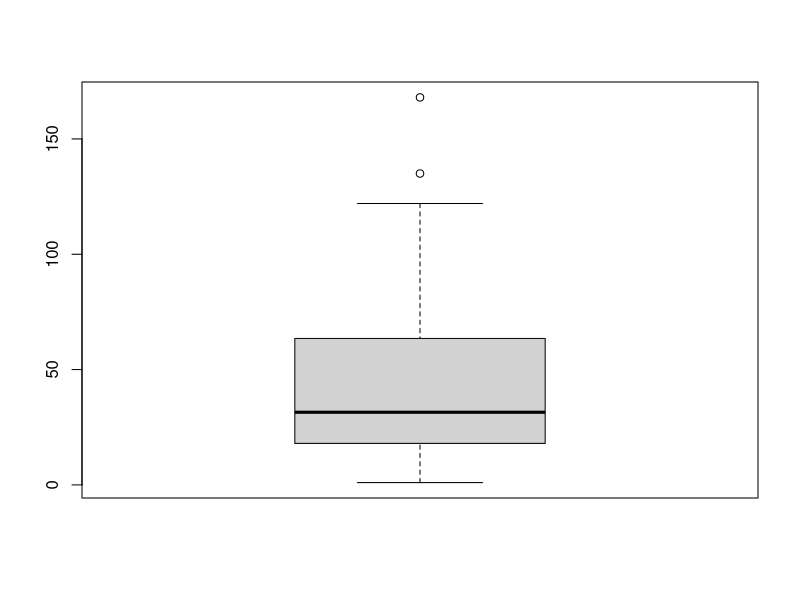
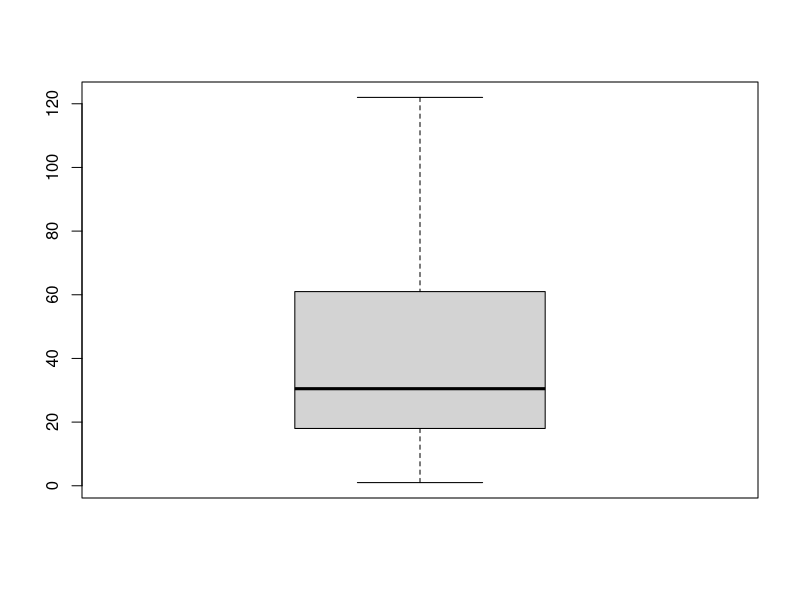

Source code (R) for these figures, in order:
data <- c(10, NA, 30, NA, 45)
data
data[is.na(data)]
data[!is.na(data)]

df <- data.frame(name = c('John', 'Amy', 'Steve'),
                 age =c(200, 16, 23),
                 gender = c('M', 'F', 'N'))
df

df[df$gender == 'N',]
df[df$age > 120 | df$age < 0,]

x <- 5

if(x %% 2 == 0){
  print('짝수')
}else{
  print('홀수')
}

x <- -1
if (x > 0){
  print('positive')
}else if (x < 0){
  print('negative')
}else{
  print('zero')
}

city <- 'Seoul'
ifelse(city == 'Seoul', 'Korea', 'Other country')

df
df[, 2]<- ifelse(df[, 2] > 120 | df[,2] < 0, NA, df[,2])
df[,3] <- ifelse(df[,3] %in% c('M', 'F'),df[,3],NA)
df

i <- 1
repeat{
  if(i > 10){
    break
  } else {
    print(i)
    i <- i+1
  }
}

i <- 1
while(i <= 10){
  print(i)
  i<-i+1
}

for (i in 1:10){
  print(i)
}

data <- data.frame(kor=c(100,90,120,80),
                   eng=c(90,80,-10,70),
                   math=c(800,90,70,-100))
data

for(i in 1:3){
  data[, i] <- ifelse(data[,i] >=0 & data[,i]<=100, data[,i], NA)
}

data

sumAtoB <- function(startNum =1, endNum =10){
  s <- 0
  for (i in startNum:endNum){
    s <- s + i
  }
  return(s)
}

sumAtoB()
sumAtoB(startNum = 10, endNum = 15)
sumAtoB(endNum = 15, startNum = 10)
sumAtoB(10, 15)
sumAtoB(start=10, end=15)

str(airquality)
table(is.na(airquality))

na.cnt <- function(x){
  table(is.na(x))
}
na.cnt(airquality)
na.cnt(airquality$Solar.R)

colSums(is.na(airquality))

air <- airquality
air_del<-na.omit(air)
na_del <- is.na(air_del)
colSums(na_del)

m_ozone <- mean(airquality$Ozone, na.rm = T)
air <- airquality
air$Ozone[is.na(air$Ozone)] <- m_ozone #na값을 평균값으로 대체
na.cnt(air$Ozone)

air <- airquality
boxplot(air$Ozone)$stats

air$Ozone <- ifelse(air$Ozone > 122, NA, air$Ozone)
boxplot(air$Ozone)$stats
